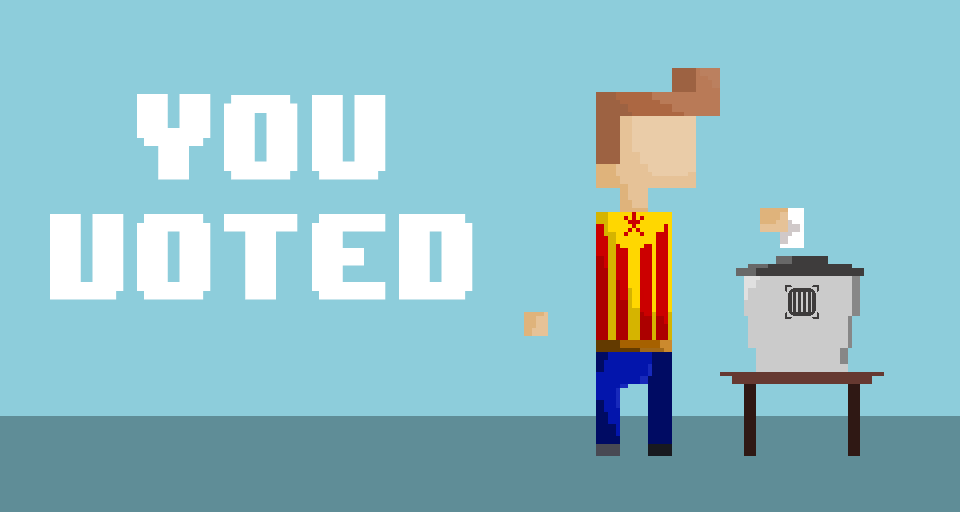

A level layout from a 2D game, rendered from its tile map. Below: a short description, then the map file with tile-grid data replaced by summaries:
An orthogonal 30x16 tile map with 32x32 px tiles, 1 tile layer (map).

<map version="1.0" orientation="orthogonal" renderorder="right-down" width="30" height="16" tilewidth="32" tileheight="32" nextobjectid="1">
 <tileset firstgid="1" name="Sprite-0001" tilewidth="32" tileheight="32" tilecount="480" columns="30">
  <image source="win_screen.png" width="960" height="540" />
 </tileset>
 <layer name="map" width="30" height="16">
  <data>[480 cells, 480 non-empty, 480 distinct tile ids]</data>
 </layer>
</map>